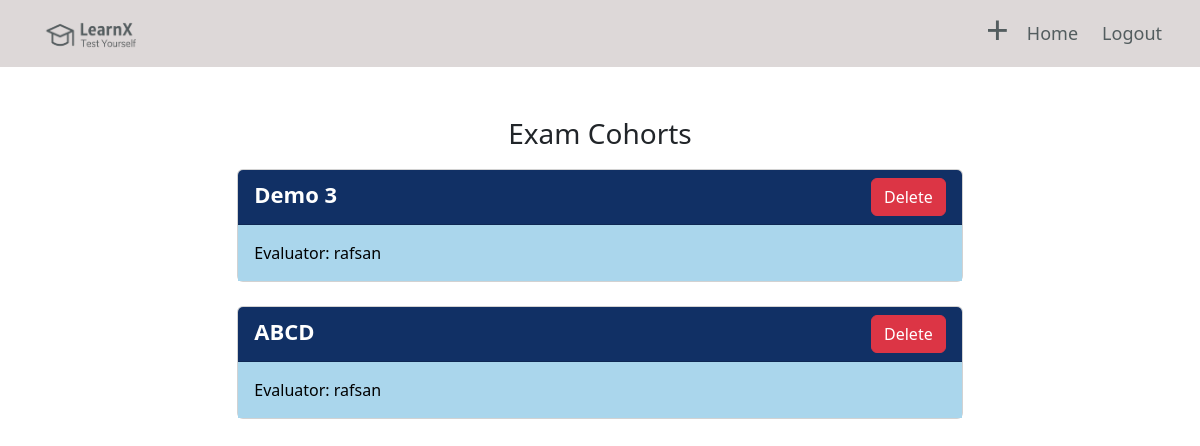
Screenshot of /add_cohort (signed in) with the database file from the repository.
### blog/models.py (models this page shows, shortened)
class ExamCohort(models.Model):
    slug = models.SlugField(unique=True, null=True, blank=True)
    user = models.ForeignKey(User, on_delete=models.CASCADE, null=True)
    cohortName = models.CharField(max_length=50)

### blog/views.py (the view)
# urls.py: path('add_cohort', views.add_cohort, name='add_cohort'),
def add_cohort(request):
    user = request.user
    print(user)
    cohort = models.ExamCohort.objects.filter(
        user=request.user
    )
    return render(request,'examcohort/add_cohort.html',{'cohort':cohort})

### templates/examcohort/add_cohort.html (shortened to what this page needs)
{% load static %}
{% block content %}
<!DOCTYPE html>
<html lang="en">
<head>
    {% load static %}
    <link href="https://cdn.jsdelivr.net/npm/bootstrap@5.2.0-beta1/dist/css/bootstrap.min.css" rel="stylesheet" >
    <link rel="stylesheet" href="{% static 'add_cohort.css' %}">
</head>
<body>
    <header>
      {% block body %}
          <div class="top-content">
            {% if user.is_authenticated %}
            <div class="container d-flex justify-content-between p-2">
              <a class="navbar-brand" href="#">
                <img src="{% static 'images/transparent_logo.png' %}" width="105px" height="50px" alt="" class="d-inline-block align-text-top">
              </a>
              <div class="d-grid gap-2 d-md-flex">
                <div class="topbar">
                  <a class="text-light" href="{% url 'cohort' %}"><h1>+</h1></a>
                </div>
                <div class="topbar d-md-flex">
                  <a class="text-light" href="{% url 'home' %}"><p>Home</p></a>&emsp;
                </div>
                <div class="topbar d-md-flex">
                  <a class="text-light" href="{% url 'account_logout' %}"><p>Logout</p></a>
                </div>
              </div>
            {% endif %}
          </div>
        </header>
    <div class="container bodypart">
      <div class="panel panel-primary">
        <div class="panel-heading">
            <h3 class="panel-title" style="text-align: center; padding-bottom: 10px;">Exam Cohorts</h3>
        </div>
            {% for i in cohort %}
            <a href="{% url 'inside_cohort_evaluator' i.slug %}"><div class="card text-center">
                <div class="card-header d-flex justify-content-between" >
                  <p>{{ i.cohortName }}</p>
                  <form action ="{% url 'delete_cohort' i.id %}" method="POST">
                     <div class="delete-btn">
                      <input type="submit" name="delete" value="Delete" class="btn btn-danger"></input>
                     </div>
                   </form>
                </div>
                <div class="card-body" style="text-align: left;">
                  <p class="card-evaluator">Evaluator: {{i.user}}</p>
                </div>
            </div></a>
              <br>
            {% endfor %}
        </div>
      </div>
      {% endblock %}
      {% endblock content %}
</body>
</html>

### static/add_cohort.css (style rules this page uses)
* { margin: 0; padding: 0; }
.text-light { text-decoration: none; }
.topbar a h1 { margin-top: -3px; margin-bottom: 0px; margin-right: 10px; color: #535D5F; }
.topbar { align-items: center; }
.topbar a p { color: #535D5F; font-size: 18px; font-weight: 450; margin-bottom: 0px; }
.top-content { background: #ddd8d8; }
.bodypart { padding-top: 50px; }
a { text-decoration: none; }
.card { width: 65%; margin: auto; box-shadow: #113065; }
.card-header { background: #113065; font-size: 22px; font-weight: bolder; width: 100%; }
.card-header p { color: white; }
.card-body p { color: black; }
.card-body { background: #AAD6EC; }
p { margin-bottom: 0px; }

### rows the page displays
ExamCohort: cohortName "Demo 3", user "rafsan"
ExamCohort: cohortName "ABCD", user "rafsan"
